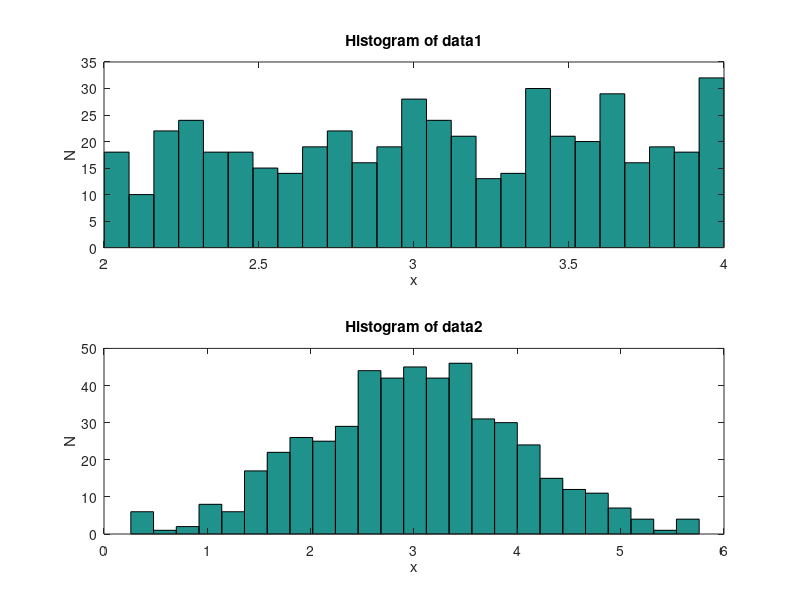

This chart was generated by the following MATLAB code:
clc; clear;
close all;
data1=2*rand(1,500)+2;
data2=randn(1,500)+3;
subplot(2,1,1),hist(data1,25),...
    title('Histogram of data1'),...
    xlabel('x'),...
    ylabel('N'),...
    subplot(2,1,2),hist(data2,25),...
    title('Histogram of data2'),...
    xlabel('x'),...
    ylabel('N')
